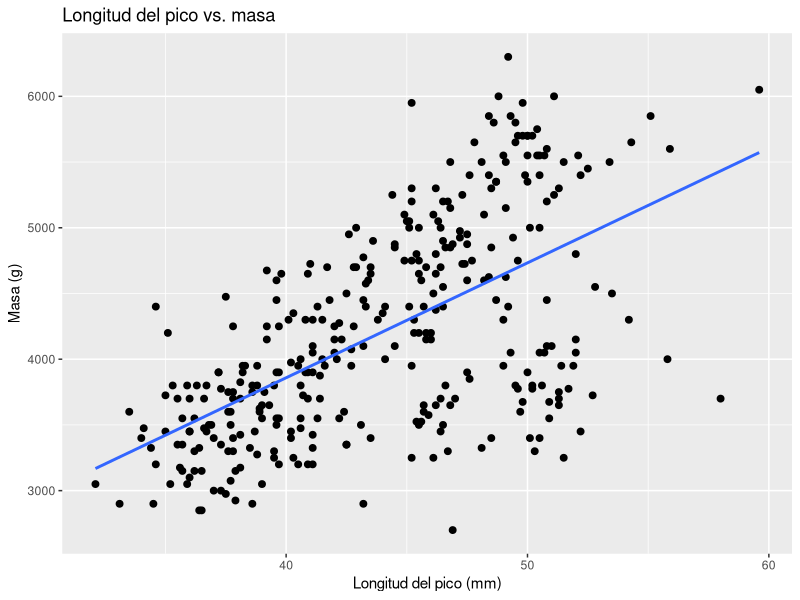
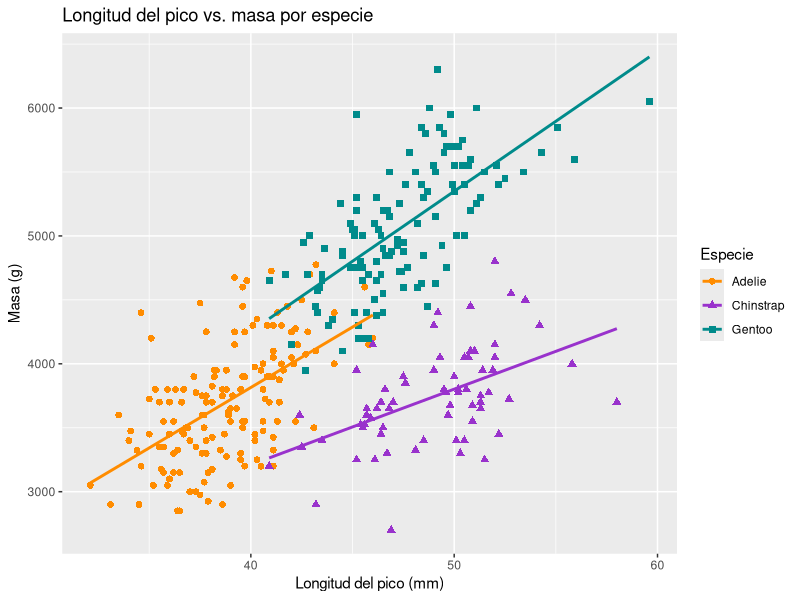
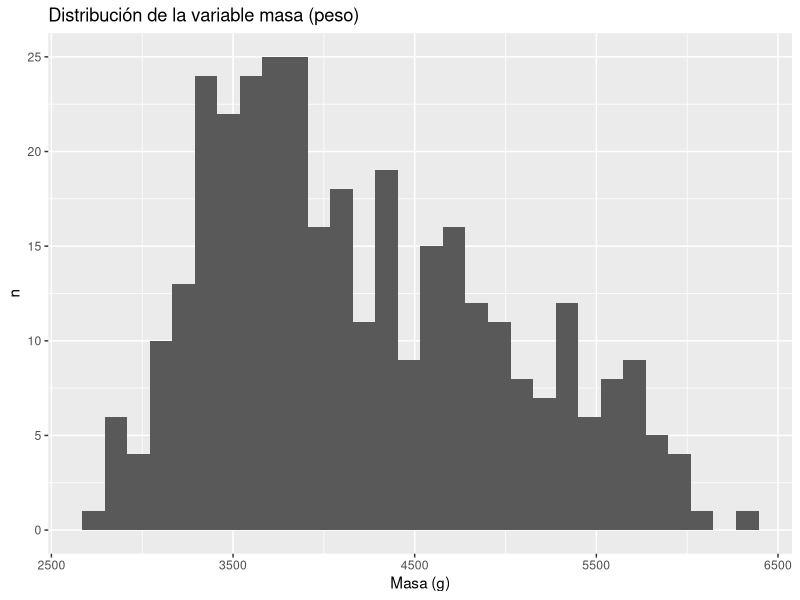
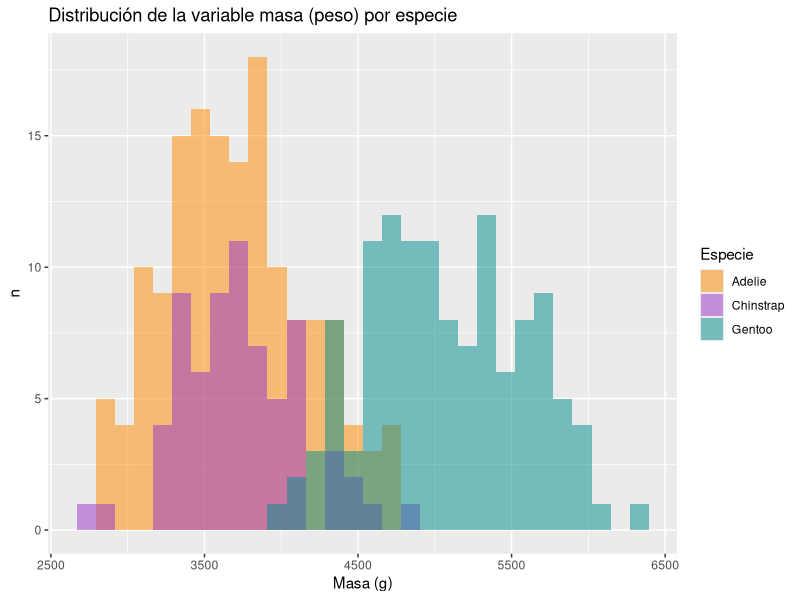
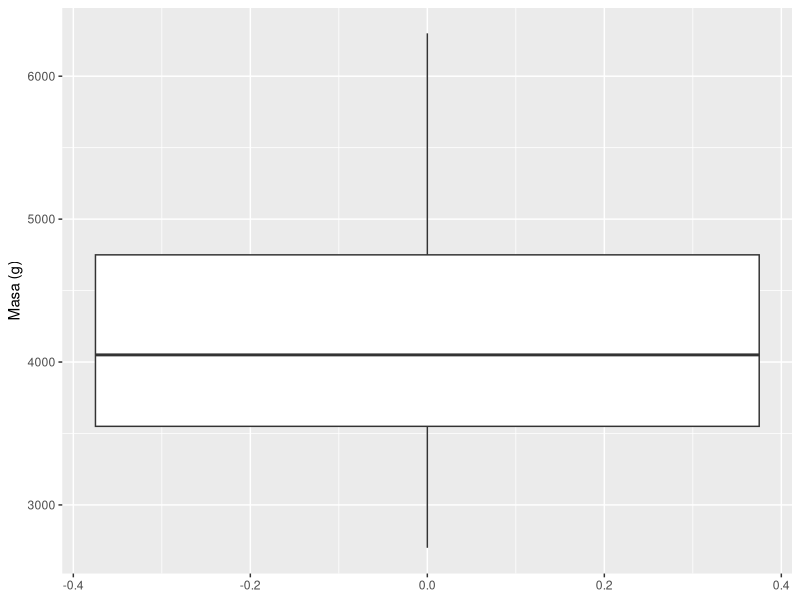
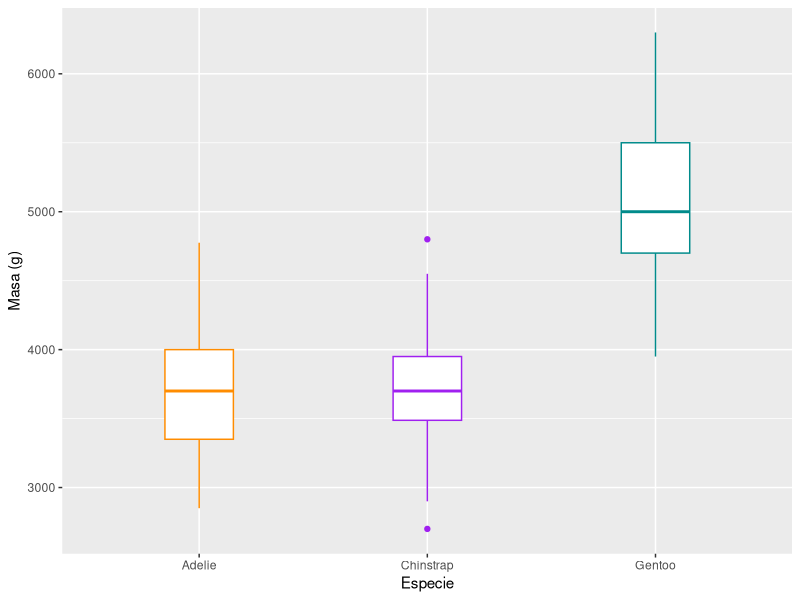

The R source for these figures, in order:
## ---- chunk 1
#| label: carga-tidyverse
#| message: false

# Carga conjunta
library(tidyverse)

# Carga de paquetes individuales
library(ggplot2)
library(dplyr)
## ---- chunk 2
#| label: llamado-ggplot

# Llamado a la función glimpse() del paquete dplyr
dplyr::glimpse(iris)
## ---- chunk 3
#| label: carga-palmerpenguins

# Carga de palmerpenguins
library(palmerpenguins)
## ---- chunk 4
#| label: ejemplo-palmerpenguins-01
#| warning: false

# Gráfico de dispersión de longitud del pico vs masa (peso)
penguins |>
  ggplot(aes(x = bill_length_mm, y = body_mass_g)) +
  geom_point(size = 2) +
  geom_smooth(method = "lm", se = FALSE) +
  ggtitle("Longitud del pico vs. masa") +
  xlab("Longitud del pico (mm)") +
  ylab("Masa (g)") +
  labs(color = "Especie", shape = "Especie")
## ---- chunk 5
#| label: ejemplo-palmerpenguins-02
#| warning: false

# Gráfico de dispersión de longitud del pico vs masa (peso) por especie
penguins |>
  ggplot(aes(x = bill_length_mm, y = body_mass_g)) +
  geom_point(aes(color = species,
                 shape = species),
             size = 2) +
  geom_smooth(method = "lm", se = FALSE, aes(color = species)) +
  scale_color_manual(values = c("darkorange", "darkorchid", "cyan4")) +
  ggtitle("Longitud del pico vs. masa por especie") +
  xlab("Longitud del pico (mm)") +
  ylab("Masa (g)") +
  labs(color = "Especie", shape = "Especie")
## ---- chunk 6
#| label: ejemplo-palmerpenguins-03
#| warning: false
#| message: false

# Distribución de la variable de masa (peso)
penguins |>
  ggplot(aes(x = body_mass_g)) +
  geom_histogram() +
  ggtitle("Distribución de la variable masa (peso)") +
  xlab("Masa (g)") +
  ylab("n")
## ---- chunk 7
#| label: ejemplo-palmerpenguins-04
#| warning: false
#| message: false

# Distribución de la variable de masa (peso) por especie
penguins |>
  ggplot(aes(x = body_mass_g)) +
  geom_histogram(aes(fill = species), alpha = 0.5, position = "identity") +
  scale_fill_manual(values = c("darkorange", "darkorchid", "cyan4")) +
  ggtitle("Distribución de la variable masa (peso) por especie") +
  xlab("Masa (g)") +
  ylab("n") +
  labs(fill = "Especie")
## ---- chunk 8
#| label: ejemplo-palmerpenguins-05
#| warning: false

# Diagrama de caja de la variable masa (peso)
penguins |>
  ggplot(aes(y = body_mass_g)) +
  geom_boxplot() +
  ylab("Masa (g)")
## ---- chunk 9
#| label: ejemplo-palmerpenguins-06
#| warning: false

# Diagrama de caja de la variable masa (peso) por especie
penguins |>
  ggplot(aes(x = species, y = body_mass_g)) +
  geom_boxplot(aes(color = species), width = 0.3, show.legend = FALSE) +
  scale_color_manual(values = c("darkorange", "purple", "cyan4")) +
  xlab("Especie") +
  ylab("Masa (g)")
## ---- chunk 10
#| label: ejemplo-pipes

# Cadena de "pipes" entre funciones de Tidyverse
penguins |>
  dplyr::filter(species == "Gentoo") %>% # subconjunto de observaciones
  select(species, bill_length_mm, flipper_length_mm) # subconjunto de columnas
## ---- chunk 11
#| label: ejemplo-anidacion-funciones

# Llamados anidados a funciones
select(filter(penguins, species == "Gentoo"),
       species,
       bill_length_mm,
       flipper_length_mm)
